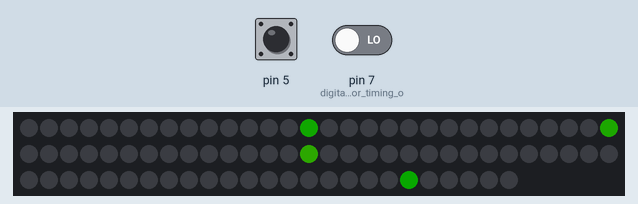
Simulated run of this sketch. Board: Arduino Uno, built with avr-gcc and run on an emulated ATmega328P. On the bench: 85 RGB LEDs in strip order, left to right, continuing on the next row. Inputs (shaded band) come from the test bench; at power-on: pin 5 LOW, pin 7 (digital_flag_for_timing_o) LOW. Dim RGB values are drawn brighter than linear.

Above: at 1.2 s.
1.3 s: pin 5 driven HIGH
At 2.3 s:
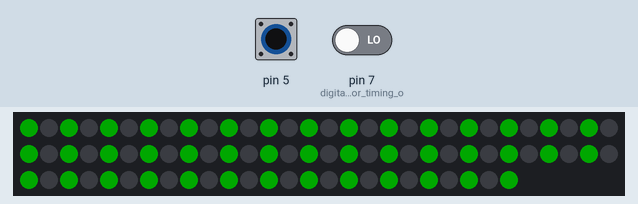
3.0 s: pin 5 pulsed LOW 5 times (0.12 s each, 0.3 s apart)
At 3.5 s:
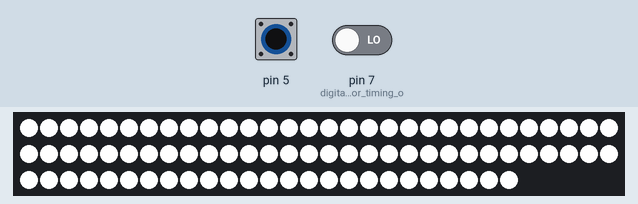
6.0 s: pin 5 driven LOW and pin 7 (digital_flag_for_timing_o) driven HIGH
At 6.41 s:
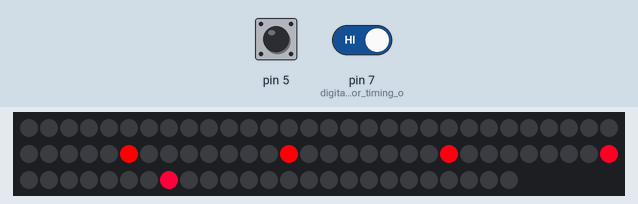

The sketch:

DancingBears.ino
```cpp
/* =============================================================
 * DancingBears
 * Base on Longmont Strip1
 * Runs on 5V Arduino with 16 MHz clock (3.3v uses 8 MHz clock),
 * Xbee #2
 *
 * LED string on SPI port pins 11=MOSI and 13=CLK.
 * Xbee on the UART pins RXI TXD, 57600 baud to match bootloader,
 * DIO3 is tied to GRN (reset thru 0.1 uF cap), "digital line passing"
 * forwards DIO3 of master, which is tied to DTR so the Arduino IDE
 * can reset chip and start programming sequence.
 *
 * 2 menu switch inputs on pins 5 and 7, active low
 *
 * LED Layout: 85 Leds, only half are on bears, other half are between
 *
 *
 ===============================================================*/

#include <Adafruit_DotStar.h>
#include <SPI.h>              // spi for LED string
#define NUMLEDS 85            // Number of LEDs in strip

Adafruit_DotStar strip = Adafruit_DotStar(NUMLEDS, DOTSTAR_BRG);

// Colors
unsigned long color0;   // hue (HSV)
unsigned long color1;   // hue (HSV)
float bright = 0.0;
float bright_cmd = 0.0;
float bright2 = 0.0;

float findex = 120;       // Keep track of hue with a float, limit loop delay
float finc = 3.0;      // increment much less than 1.0
int led = 0;
float index = 0;
float index2 = 0;

// location of lit bears, 3 to 79 odd numbers only
#define MAXBEARS 5
//int bear[MAXBEARS] = {1,6,11,16,21};
int bear[MAXBEARS] = {1,6+10,11+20,16+30,21+40};
int i=0;  // index
float bearCounter = 0;   //
float bearInc = 0.1;  // speed of animation
int bearNum = 1;      // number of bears to light
int bearSpace = 4;    // space between bears, even numbers only

// location of traces
int trace[MAXBEARS] = {1,6+10,11+20,16+30,21+40};
float traceBright[MAXBEARS] = {1,1,1,1,1};
int j=0;
float traceCounter = 0;
float traceCounter2 = 0;
float traceInc = 0.2;


// hue for each bear, red yellow, green, blue, purple
unsigned long bhue[5] = {120,80,0,240,180};

#define MAXMODE 5
int mode = 1 ;
int old_mode = 9;
int delay_mode = 0;

#define MAXLEVEL 2
int level = 1;
int old_level = 0;

int buttons_in = 3;
int old_buttons = 3;

// Xbee
int XbeeIn = 0;
int XbeeOut = 0;
int XbeeCount = 0;

//=================================================================================
// This function takes floating point values for
// hue = h range 0 to 360
// saturation = s range 0 to 1.0
// value = v range 0 to 1.0
// and returns a 32 bit color code for the RGB values
// needed for the LED string: 0x00GGRRBB
// Use the Adafruit DotStar libraries as much as possible
//
// XBEE LIST:
// #2  00 13 A2 00 - 41 80 B0 28 Dancing Bears
//
// DrTomFlint 2 Sept 2024
//=================================================================================

unsigned long getColor(float h, float s, float v){

  unsigned long colorRaw;
  unsigned long colorFix;
  uint16_t hue;
  uint8_t sat;
  uint8_t val;

  hue = floor(h*65535.0/360.0);
  sat = floor(s*255);
  val = floor(v*255);

  colorRaw= strip.ColorHSV(hue,sat,val);
  colorFix = strip.gamma32(colorRaw);

  return(colorFix);
}

//=================================================================================

void setup() {

  // LED strip
  strip.begin(); // Initialize pins for output
  strip.show();  // Turn all LEDs off ASAP

  // Xbee
//  Serial.begin(19200);   // Serial comms with the Xbee
  Serial.begin(57600);   // Serial comms with the Xbee

  // Debugging
//  Serial.begin(19200);   // Serial comms to the IDE for debug
//  Serial.print("ProMini3: startup Ok");
  pinMode(7,OUTPUT);    // digital flag for timing on scope
  digitalWrite(7,LOW);

  // Toggle menu switch on pins 5 and 7
  pinMode(5,INPUT);
  pinMode(7,INPUT);

}

//=================================================================================

void loop() {

  // Xbee comms
  if(Serial.available()>0){
    XbeeIn = Serial.read();
    XbeeOut = XbeeIn + 1;

    //Serial.print(XbeeOut);

    // if(XbeeIn == 1){
    //   tone(8,440,TONETIME);
    //   delay(TONETIME);
    // }

  }


  // Read 4 toggle switch input, normally high, pulled low when toggle is active
  buttons_in = 0;
  if(digitalRead(5)==HIGH) buttons_in +=1;
  if(digitalRead(7)==HIGH) buttons_in +=2;
  old_mode = mode;
  old_level = level;

  if(buttons_in != old_buttons){
    // got a new button press
    old_buttons = buttons_in;

    if(buttons_in == 1){
      mode +=1;
      if(mode>MAXMODE) mode=0;
    }
    if(buttons_in == 2){
      level +=1;
      if(level>MAXLEVEL) level=0;
    }
  }


  // ******** mode ALL *******************************************************
  if(mode >= 0){
    // update the hue index, first as float then as an int
    findex -= finc;
    if(findex>360) findex -= 360;
    if(findex<0) findex += 360;
    index = findex;

    // level will control brightness and speed of the bears
    if(level==0) {bright_cmd=0.3; finc=0.1; bearInc = 0.05; bearNum = 3;}
    if(level==1) {bright_cmd=0.5; finc=0.1; bearInc = 0.075; bearNum = 4;}
    if(level==2) {bright_cmd=1.0; finc=0.1; bearInc = 0.1; bearNum = 5;}

// Might ramp brightness
//    if(bright<bright_cmd)bright += 0.0005;   // range 0 to 1.0
//    if(bright>bright_cmd)bright -=0.0005;
    bright=bright_cmd;      // TEST don't ramp
  }

  // ***************** mode 0, bears *******************************************************
  if(mode==0){

    if(old_mode!=0)  {
      bear[0] = 9+30;
      bear[1] = 17+30;
      bear[2] = 25+30;
      bear[3] = 33+30;
      bear[4] = 41+30;
    }

    bearCounter += bearInc;
    if(bearCounter>10){
      // time to move the bears
      bearCounter=0;
      strip.clear();
      for (i=0;i<MAXBEARS;i++){
        bear[i]-=2;
        if(bear[i]<3) bear[i]=79;
        if(i<bearNum){
          color0=getColor(bhue[i],1,bright);
        }else{
          color0=0;
        }
        strip.setPixelColor(bear[i],color0);
      }
    }
  }

  // ***************** mode 1, rainbow bears *******************************************************
  if(mode==1){

    if(old_mode!=1)  {
      bear[0] = 9+30;
      bear[1] = 17+30;
      bear[2] = 25+30;
      bear[3] = 33+30;
      bear[4] = 41+30;
    }

    bearCounter += bearInc;
    if(bearCounter>10){
      // time to move the bears
      bearCounter=0;
      strip.clear();
      for (i=0;i<MAXBEARS;i++){
        bear[i]-=2;
        if(bear[i]<3) bear[i]=79;
      }
    }
    for (i=0;i<MAXBEARS;i++){
      if(i<bearNum){
        index2=index-i*6;
        while(index2>360)index2-=360;
        while(index2<0)index2+=360;
        color0 = getColor(index2,1,bright);
      }else{
        color0=0;
      }
      strip.setPixelColor(bear[i],color0);
    }
  }


  // ***************** mode 2, all RED for night light *******************************************************
  if(mode==2){

    if(old_mode!=2){
      strip.clear();
      delay_mode=200;
    }

    if(delay_mode>0){
      delay_mode--;
    }else{
      for(led=0;led<NUMLEDS;led+=2){
        color0 = getColor(120,1,bright);
        strip.setPixelColor(led,color0);
      }
    }

  }
  // ***************** mode 3, all white for maximum light *******************************************************
  if(mode==3){

    if(old_mode!=3){
      strip.clear();
      delay_mode=200;
    }

    if(delay_mode>0){
      delay_mode--;
    }else{
      for(led=0;led<NUMLEDS;led+=1){
        strip.setPixelColor(led,0x00FFFFFF);
      }
    }
  }
  // ***************** mode 4, two fast bears 180 degrees apart *******************************************************
  if(mode==4){

    if(old_mode!=4)  {
      bear[0] = 79;
      bear[1] = 39;
      bear[2] = 0;
      bear[3] = 0;
      bear[4] = 0;
    }

    bearCounter += 5*bearInc;
    if(bearCounter>10){
      // time to move the bears
      bearCounter=0;
      strip.clear();
      for (i=0;i<MAXBEARS;i++){
        bear[i]-=2;
        if(bear[i]<3) bear[i]=79;
      }
    }
    for (i=0;i<2;i++){
      if(i<bearNum){
        index2=index;
        color0 = getColor(index2,1,bright);
      }else{
        color0=0;
      }
      strip.setPixelColor(bear[i],color0);
    }


  }
  // ***************** two bears 180 with tracers *******************************************************
  if(mode==5){

    if(old_mode!=5)  {
      bear[0] = 79;
      bear[1] = 39;
      bear[2] = 0;
      bear[3] = 0;
      bear[4] = 0;
    }

    bearCounter += bearInc;
    if(bearCounter>10){
      // time to move the bears, negative marches forward
      bearCounter=0;
      for (i=0;i<MAXBEARS;i++){
        bear[i]-=2;
        if(bear[i]<3) bear[i]=79;
        trace[i]=bear[i];
        traceBright[i]=bright;
      }
    }

    traceCounter += traceInc;
    if(traceCounter>1){
      // time to move the traces, positive increment marches backward
      traceCounter=0;
      traceCounter2 += 1.0;
      if(traceCounter2>10){
        // reset trace to bear position and brightness
        traceCounter2=0;
        for (i=0;i<MAXBEARS;i++){
          trace[i]=bear[i];
          traceBright[i]=bright;
        }

      }
      color0=0;
      for (i=0;i<MAXBEARS;i++){
        strip.setPixelColor(trace[i],color0);   // turn off old trace
        trace[i]+=2;
        if(trace[i]>79) trace[i]=3;
        traceBright[i] *= 0.8;
      }
    }

    // clear the strip then draw the current bears and traces
    strip.clear();
    for (i=0;i<2;i++){
      if(i<bearNum){
        index2=index-i*180;
        while(index2>360)index2-=360;
        while(index2<0)index2+=360;
        color0 = getColor(index2,1,bright);
        color1 = getColor(index2,1,traceBright[i]);
      }else{
        color0=0;
        color1=0;
      }
      strip.setPixelColor(bear[i],color0);
      strip.setPixelColor(trace[i],color1);
    }


  }

  // ************** end of modes ********************************

  // Update the strip
  strip.show();             // Refresh strip
  //digitalWrite(10,LOW);     // De-select LEDS, selects accelerometer

}

//=================================================================================
```

Measured:
- after the input at 1.3 s, the LEDs: first change at once (image 1 shows a later state)
- after the input at 3.0 s, the LEDs: first change after 0.15 s (image 2 shows a later state)
